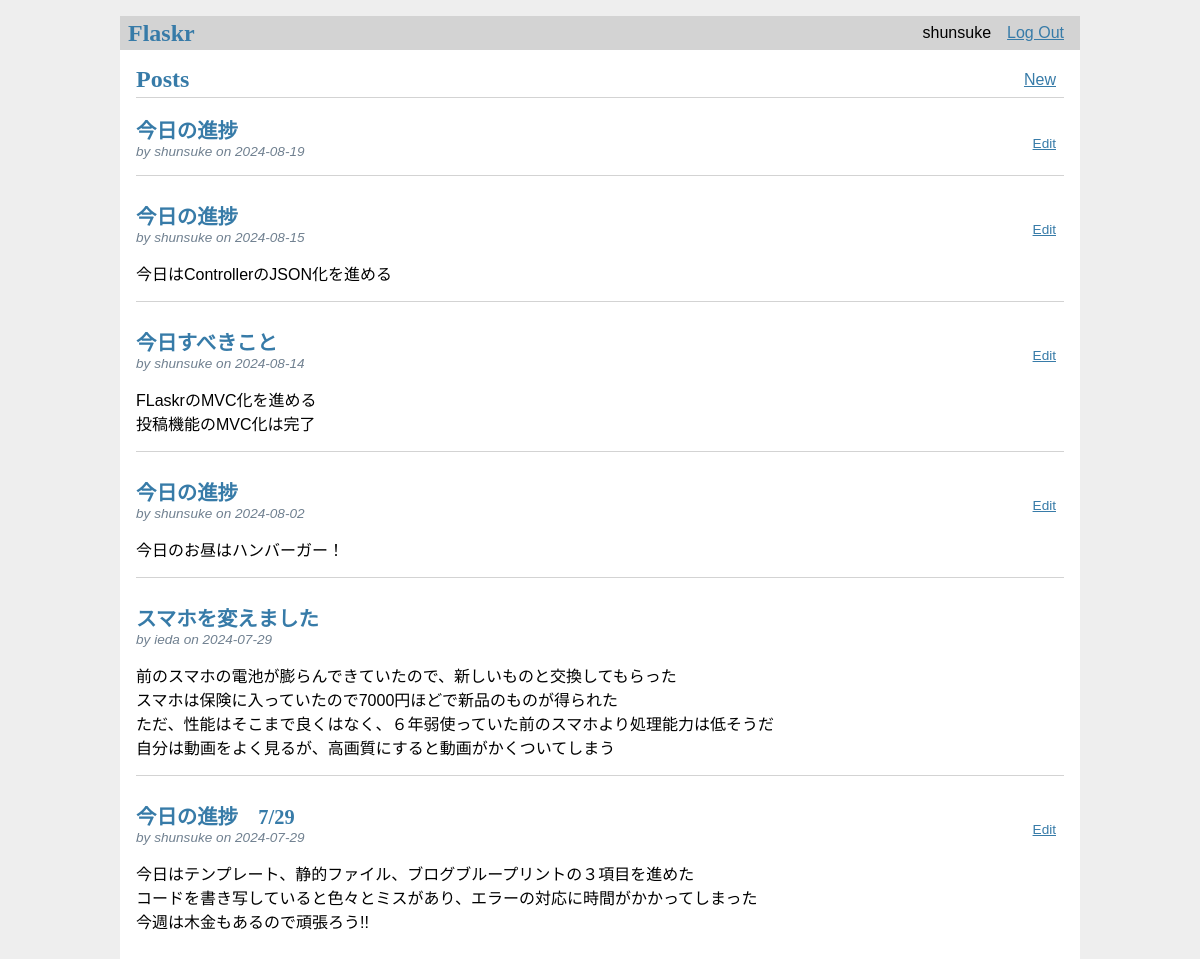
Screenshot of / (signed in) with the database file from the repository.
### tables this page shows
CREATE TABLE user(
    id INTEGER PRIMARY KEY AUTOINCREMENT,   /*IDは整数のインクリメント*/
    username TEXT UNIQUE NOT NULL,  /*usernameはテキストで一意に定まり、Nullはダメ*/
    password TEXT NOT NULL  /*passwordもテキストで、Nullはダメ*/
);

CREATE TABLE post(
    id INTEGER PRIMARY KEY AUTOINCREMENT,   /*ポストのIDは整数のインクリメント*/
    author_id INTEGER NOT NULL, /*ポスト投稿者のID*/
    created TIMESTAMP NOT NULL DEFAULT CURRENT_TIMESTAMP,
    title TEXT NOT NULL,
    body TEXT NOT NULL,
    FOREIGN KEY (author_id) REFERENCES user (id)
);

### flaskr/blog.py (the view)
@bp.route('/')
def index():
    posts = Post.index()
    return render_template('blog/index.html', posts=posts)

### flaskr/auth.py (called while the page is built)
@bp.before_app_request
def load_logged_in_user():
    user_id = session.get('user_id')
    g.user = User.load_logged_in_user(user_id)

### flaskr/db.py (called while the page is built)
def get_db():
    if 'db' not in g:
        g.db = sqlite3.connect( #DATABASE構成キーが指すファイルへの接続を行う
            current_app.config['DATABASE'],
            detect_types = sqlite3.PARSE_DECLTYPES
        )
        g.db.row_factory = sqlite3.Row
    return g.db

### flaskr/models/post.py (called while the page is built)
    @classmethod #全ての投稿の情報を取得して返す
    def index(cls):
        db = get_db()
        posts = db.execute(
            'SELECT p.id, title, body, created, author_id, username'
            #postテーブルpとuserテーブルuから、pの投稿者IDとuのIDを一致させる
            ' FROM post p JOIN user u ON p.author_id = u.id'
            #作成日時(created)で降順に並び替え、最新が一番上に来る
            ' ORDER BY created DESC'
        ).fetchall()#クエリの結果を全て取得
        return posts

### flaskr/models/user.py (called while the page is built)
    @classmethod #ユーザがログインしているかどうかを確認し、ユーザ情報を取得
    def load_logged_in_user(cls,user_id):
        if user_id is None:
            user = None
        else:
            user = get_db().execute(
                'SELECT * FROM user WHERE id = ?', (user_id,)
            ).fetchone()
        ins = user
        return ins

### flaskr/templates/blog/index.html
{% extends 'base.html' %}
{% block header %}
  <h1>{% block title %}Posts{% endblock %}</h1>
  {% if g.user %}
    <a class="action" href="{{ url_for('blog.create') }}">New</a>
  {% endif %}
{% endblock %}
{% block content %}
  {% for post in posts %}
    <article class="post">
      <header>
        <div>
          <h1>{{ post['title'] }}</h1>
          <div class="about">by {{ post['username'] }} on {{ post['created'].strftime('%Y-%m-%d') }}</div>
        </div>
        {% if g.user['id'] == post['author_id'] %}
          <a class="action" href="{{ url_for('blog.update', id=post['id']) }}">Edit</a>
        {% endif %}
      </header>
      <p class="body">{{ post['body'] }}</p>
    </article>
    {% if not loop.last %}
      <hr>
    {% endif %}
  {% endfor %}
{% endblock %}

### flaskr/templates/base.html (shortened to what this page needs)
<!doctype html>
<link rel="stylesheet" href="{{ url_for('static', filename='style.css') }}">
<nav>
  <h1>Flaskr</h1>
  <ul>
    {% if g.user %}
      <li><span>{{ g.user['username'] }}</span>
      <li><a href="{{ url_for('auth.logout') }}">Log Out</a>
    {% else %}
      <li><a href="{{ url_for('auth.register') }}">Register</a>
      <li><a href="{{ url_for('auth.login') }}">Log In</a>
    {% endif %}
  </ul>
</nav>
<section class="content">
  <header>
    {% block header %}{% endblock %}
  </header>
  {% block content %}{% endblock %}
</section>

### flaskr/static/style.css (style rules this page uses)
h1 { font-family: serif; color: #377ba8; margin: 1rem 0; }
a { color: #377ba8; }
hr { border: none; border-top: 1px solid lightgray; }
nav { background: lightgray; display: flex; align-items: center; padding: 0 0.5rem; }
nav h1 { flex: auto; margin: 0; }
nav ul { display: flex; list-style: none; margin: 0; padding: 0; }
nav ul li a, nav ul li span, header .action { display: block; padding: 0.5rem; }
.content { padding: 0 1rem 1rem; }
.content > header { border-bottom: 1px solid lightgray; display: flex; align-items: flex-end; }
.content > header h1 { flex: auto; margin: 1rem 0 0.25rem 0; }
.post > header { display: flex; align-items: flex-end; font-size: 0.85em; }
.post > header > div:first-of-type { flex: auto; }
.post > header h1 { font-size: 1.5em; margin-bottom: 0; }
.post .about { color: slategray; font-style: italic; }
.post .body { white-space: pre-line; }
.content:last-child { margin-bottom: 0; }

### rows the page displays
user: user.username "shunsuke"
post: title "今日の進捗", username "shunsuke", created "2024-08-19"
post: title "今日の進捗", username "shunsuke", created "2024-08-15", body "今日はControllerのJSON化を進める"
post: title "今日すべきこと", username "shunsuke", created "2024-08-14", body "FLaskrのMVC化を進める 投稿機能のMVC化は完了"
post: title "今日の進捗", username "shunsuke", created "2024-08-02", body "今日のお昼はハンバーガー！"
post: title "スマホを変えました", username "ieda", created "2024-07-29", body "前のスマホの電池が膨らんできていたので、新しいものと交換してもらった スマホは保険に入っていたので7000円ほどで新品のものが得られた ただ、性能はそこまで良くはなく、６年弱使っていた前のスマホより処理能力は低そうだ 自分は動画をよく見るが、高画質にすると動画がかくついてしまう"
post: title "今日の進捗 7/29", username "shunsuke", created "2024-07-29", body "今日はテンプレート、静的ファイル、ブログブループリントの３項目を進めた コードを書き写していると色々とミスがあり、エラーの対応に時間がかかってしまった 今週は木金もあるので頑張ろう!!"
